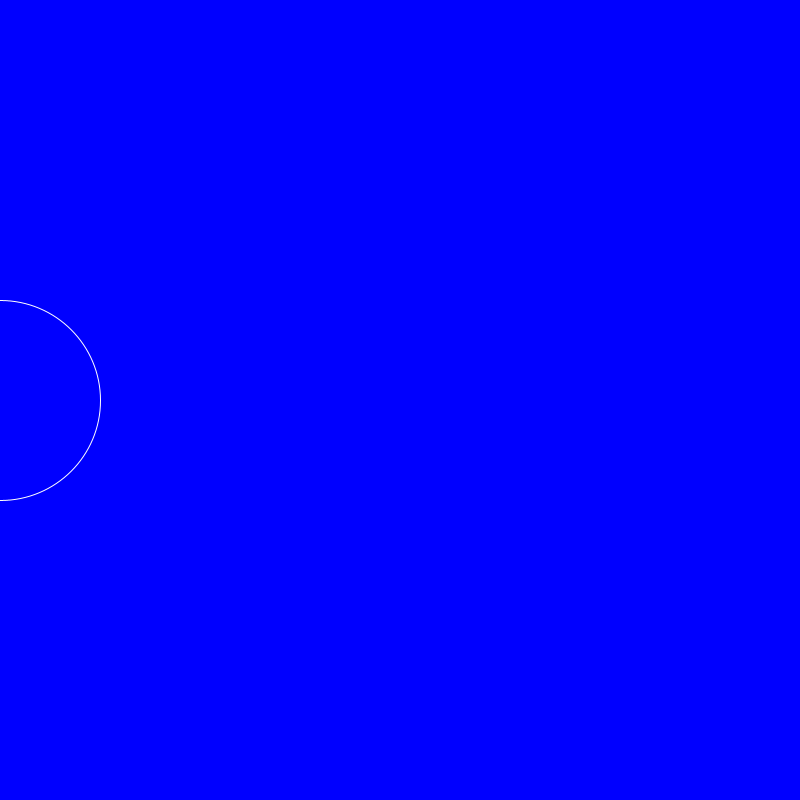
Frame 1 (no input)
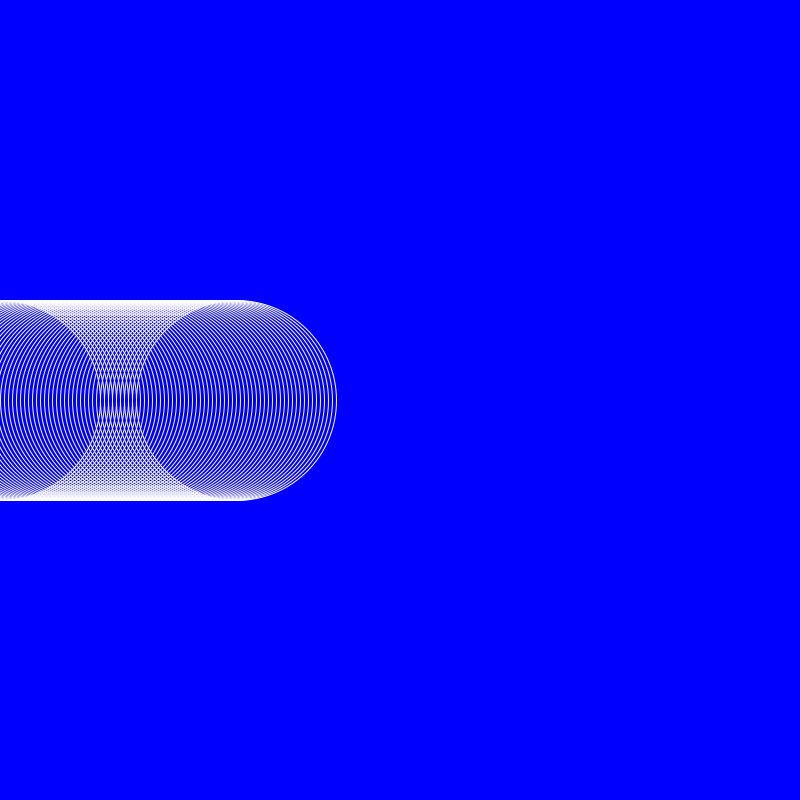
Frame 60 (the mouse pressed at the canvas centre just before this capture)
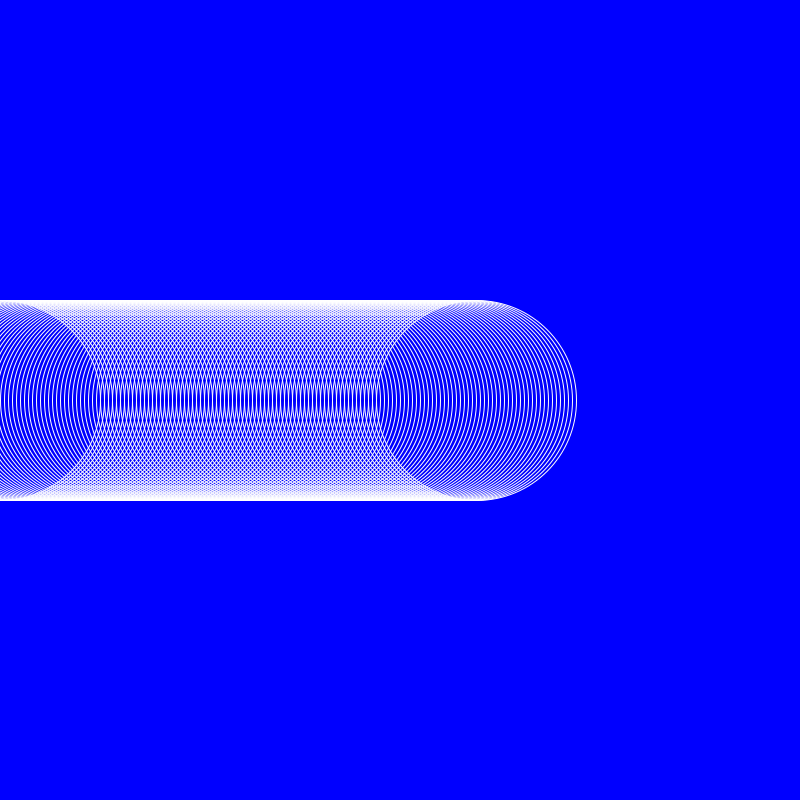
Frame 120 (the mouse held since frame 60 and released just before this capture)

The Processing sketch that drew these frames (run headless with seeded random() and noise(); from frame 60 on, the mouse is pressed at the canvas centre):

// Processing sketch: LSIp3_02_Increment
// ── LSIp3_02_Increment.pde
float posX = 0;

void setup() {
  size(800, 800);
  background(0, 0, 255);
  smooth();
}

void draw(){
  noFill();
  stroke(255);
  ellipse(posX,height/2,200,200);
  posX = posX + 4;
}
